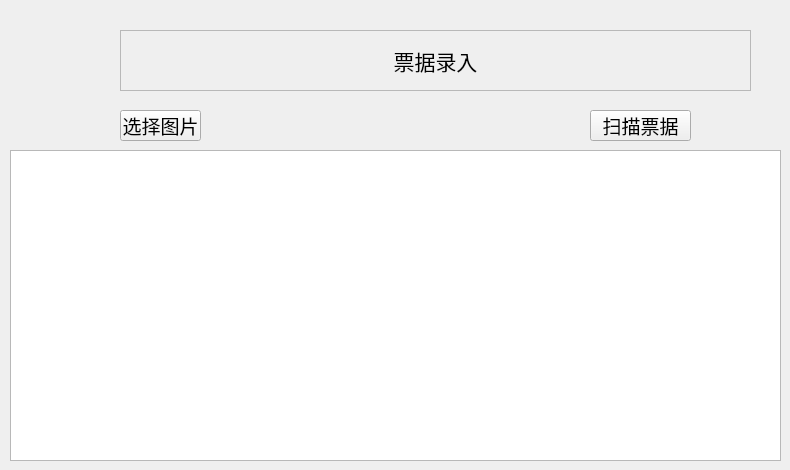
     <widget class="QWidget" name="bill">
      <widget class="QLabel" name="expenseChoiceLabel_10">
       <property name="geometry">
        <rect>
         <x>120</x>
         <y>30</y>
         <width>631</width>
         <height>61</height>
        </rect>
       </property>
       <property name="font">
        <font>
         <family>Adobe 仿宋 Std R</family>
         <pointsize>16</pointsize>
        </font>
       </property>
       <property name="frameShape">
        <enum>QFrame::StyledPanel</enum>
       </property>
       <property name="text">
        <string>票据录入</string>
       </property>
       <property name="alignment">
        <set>Qt::AlignCenter</set>
       </property>
      </widget>
      <widget class="QPushButton" name="fileChooseBtn">
       <property name="geometry">
        <rect>
         <x>120</x>
         <y>110</y>
         <width>81</width>
         <height>31</height>
        </rect>
       </property>
       <property name="font">
        <font>
         <family>Adobe 仿宋 Std R</family>
         <pointsize>14</pointsize>
        </font>
       </property>
       <property name="text">
        <string>选择图片</string>
       </property>
      </widget>
      <widget class="QPushButton" name="scanBillbtn">
       <property name="geometry">
        <rect>
         <x>590</x>
         <y>110</y>
         <width>101</width>
         <height>31</height>
        </rect>
       </property>
       <property name="font">
        <font>
         <pointsize>14</pointsize>
        </font>
       </property>
       <property name="text">
        <string>扫描票据</string>
       </property>
      </widget>
      <widget class="QListWidget" name="billListWidget">
       <property name="geometry">
        <rect>
         <x>10</x>
         <y>150</y>
         <width>771</width>
         <height>311</height>
        </rect>
       </property>
      </widget>
     </widget>
